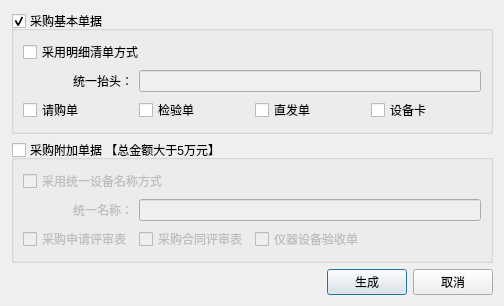
<?xml version="1.0" encoding="UTF-8"?>
<ui version="4.0">
 <class>Dialog</class>
 <widget class="QDialog" name="Dialog">
  <property name="geometry">
   <rect>
    <x>0</x>
    <y>0</y>
    <width>494</width>
    <height>290</height>
   </rect>
  </property>
  <layout class="QVBoxLayout" name="verticalLayout">
   <item>
    <widget class="QGroupBox" name="groupBox_basic">
     <property name="title">
      <string>采购基本单据</string>
     </property>
     <property name="checkable">
      <bool>true</bool>
     </property>
     <layout class="QGridLayout" name="gridLayout">
      <item row="1" column="0">
       <widget class="QLabel" name="label">
        <property name="text">
         <string>统一抬头：</string>
        </property>
        <property name="alignment">
         <set>Qt::AlignRight|Qt::AlignTrailing|Qt::AlignVCenter</set>
        </property>
       </widget>
      </item>
      <item row="4" column="1">
       <widget class="QCheckBox" name="checkBox_verification_sheet">
        <property name="minimumSize">
         <size>
          <width>110</width>
          <height>0</height>
         </size>
        </property>
        <property name="text">
         <string>检验单</string>
        </property>
       </widget>
      </item>
      <item row="4" column="3">
       <widget class="QCheckBox" name="checkBox_facility_sheet">
        <property name="minimumSize">
         <size>
          <width>110</width>
          <height>0</height>
         </size>
        </property>
        <property name="text">
         <string>设备卡</string>
        </property>
       </widget>
      </item>
      <item row="4" column="0">
       <widget class="QCheckBox" name="checkBox_requisition_sheet">
        <property name="minimumSize">
         <size>
          <width>110</width>
          <height>0</height>
         </size>
        </property>
        <property name="text">
         <string>请购单</string>
        </property>
       </widget>
      </item>
      <item row="4" column="2">
       <widget class="QCheckBox" name="checkBox_lading_bill_sheet">
        <property name="minimumSize">
         <size>
          <width>110</width>
          <height>0</height>
         </size>
        </property>
        <property name="text">
         <string>直发单</string>
        </property>
       </widget>
      </item>
      <item row="1" column="1" colspan="3">
       <widget class="QLineEdit" name="lineEdit_title">
        <property name="enabled">
         <bool>false</bool>
        </property>
        <property name="minimumSize">
         <size>
          <width>300</width>
          <height>0</height>
         </size>
        </property>
       </widget>
      </item>
      <item row="0" column="0" colspan="2">
       <widget class="QCheckBox" name="checkBox_title_with_list">
        <property name="minimumSize">
         <size>
          <width>110</width>
          <height>0</height>
         </size>
        </property>
        <property name="text">
         <string>采用明细清单方式</string>
        </property>
       </widget>
      </item>
     </layout>
    </widget>
   </item>
   <item>
    <widget class="QGroupBox" name="groupBox_extra">
     <property name="title">
      <string>采购附加单据 【总金额大于5万元】</string>
     </property>
     <property name="checkable">
      <bool>true</bool>
     </property>
     <property name="checked">
      <bool>false</bool>
     </property>
     <layout class="QGridLayout" name="gridLayout_2">
      <item row="3" column="2">
       <widget class="QCheckBox" name="checkBox_verification_review_table">
        <property name="minimumSize">
         <size>
          <width>110</width>
          <height>0</height>
         </size>
        </property>
        <property name="text">
         <string>仪器设备验收单</string>
        </property>
       </widget>
      </item>
      <item row="3" column="1">
       <widget class="QCheckBox" name="checkBox_contract_review_table">
        <property name="minimumSize">
         <size>
          <width>110</width>
          <height>0</height>
         </size>
        </property>
        <property name="text">
         <string>采购合同评审表</string>
        </property>
       </widget>
      </item>
      <item row="3" column="0">
       <widget class="QCheckBox" name="checkBox_requisition_review_table">
        <property name="minimumSize">
         <size>
          <width>110</width>
          <height>0</height>
         </size>
        </property>
        <property name="text">
         <string>采购申请评审表</string>
        </property>
       </widget>
      </item>
      <item row="1" column="0">
       <widget class="QLabel" name="label_2">
        <property name="text">
         <string>统一名称：</string>
        </property>
        <property name="alignment">
         <set>Qt::AlignRight|Qt::AlignTrailing|Qt::AlignVCenter</set>
        </property>
       </widget>
      </item>
      <item row="0" column="0" colspan="2">
       <widget class="QCheckBox" name="checkBox_multiple_equipments">
        <property name="minimumSize">
         <size>
          <width>110</width>
          <height>0</height>
         </size>
        </property>
        <property name="text">
         <string>采用统一设备名称方式</string>
        </property>
       </widget>
      </item>
      <item row="1" column="1" colspan="3">
       <widget class="QLineEdit" name="lineEdit_equipment_name">
        <property name="enabled">
         <bool>false</bool>
        </property>
        <property name="minimumSize">
         <size>
          <width>300</width>
          <height>0</height>
         </size>
        </property>
       </widget>
      </item>
     </layout>
    </widget>
   </item>
   <item>
    <layout class="QHBoxLayout" name="horizontalLayout">
     <item>
      <spacer name="horizontalSpacer">
       <property name="orientation">
        <enum>Qt::Horizontal</enum>
       </property>
       <property name="sizeHint" stdset="0">
        <size>
         <width>40</width>
         <height>20</height>
        </size>
       </property>
      </spacer>
     </item>
     <item>
      <widget class="QPushButton" name="pushButton_generate">
       <property name="text">
        <string>生成</string>
       </property>
      </widget>
     </item>
     <item>
      <widget class="QPushButton" name="pushButton_cancel">
       <property name="text">
        <string>取消</string>
       </property>
      </widget>
     </item>
    </layout>
   </item>
  </layout>
 </widget>
 <resources/>
 <connections>
  <connection>
   <sender>pushButton_generate</sender>
   <signal>clicked()</signal>
   <receiver>Dialog</receiver>
   <slot>accept()</slot>
   <hints>
    <hint type="sourcelabel">
     <x>394</x>
     <y>264</y>
    </hint>
    <hint type="destinationlabel">
     <x>389</x>
     <y>289</y>
    </hint>
   </hints>
  </connection>
  <connection>
   <sender>pushButton_cancel</sender>
   <signal>clicked()</signal>
   <receiver>Dialog</receiver>
   <slot>reject()</slot>
   <hints>
    <hint type="sourcelabel">
     <x>461</x>
     <y>266</y>
    </hint>
    <hint type="destinationlabel">
     <x>465</x>
     <y>310</y>
    </hint>
   </hints>
  </connection>
 </connections>
</ui>
